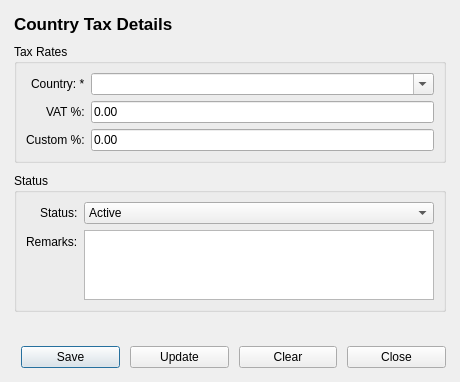
<?xml version="1.0" encoding="UTF-8"?>
<ui version="4.0">
 <class>CountryTaxFormDialog</class>
 <widget class="QDialog" name="CountryTaxFormDialog">
  <property name="geometry">
   <rect>
    <x>0</x>
    <y>0</y>
    <width>460</width>
    <height>360</height>
   </rect>
  </property>
  <property name="windowTitle">
   <string>Country Tax</string>
  </property>
  <property name="modal">
   <bool>true</bool>
  </property>
  <layout class="QVBoxLayout" name="verticalLayoutRoot">
   <property name="spacing">
    <number>10</number>
   </property>
   <property name="leftMargin">
    <number>14</number>
   </property>
   <property name="topMargin">
    <number>14</number>
   </property>
   <property name="rightMargin">
    <number>14</number>
   </property>
   <property name="bottomMargin">
    <number>14</number>
   </property>
   <item>
    <widget class="QLabel" name="lblFormTitle">
     <property name="font">
      <font>
       <pointsize>13</pointsize>
       <bold>true</bold>
      </font>
     </property>
     <property name="text">
      <string>Country Tax Details</string>
     </property>
    </widget>
   </item>
   <item>
    <widget class="QGroupBox" name="grpBasicInfo">
     <property name="title">
      <string>Tax Rates</string>
     </property>
     <layout class="QFormLayout" name="formLayoutBasic">
      <property name="labelAlignment">
       <set>Qt::AlignRight|Qt::AlignVCenter</set>
      </property>
      <item row="0" column="0">
       <widget class="QLabel" name="lblCountry">
        <property name="text">
         <string>Country: *</string>
        </property>
        <property name="buddy">
         <cstring>cmbCountry</cstring>
        </property>
       </widget>
      </item>
      <item row="0" column="1">
       <widget class="QComboBox" name="cmbCountry">
        <property name="editable">
         <bool>true</bool>
        </property>
        <property name="toolTip">
         <string>Mandatory. Populated from Manufacturer countries -- you can also type a new country not yet used by any Manufacturer. Must be unique.</string>
        </property>
       </widget>
      </item>
      <item row="1" column="0">
       <widget class="QLabel" name="lblVatPercent">
        <property name="text">
         <string>VAT %:</string>
        </property>
        <property name="buddy">
         <cstring>txtVatPercent</cstring>
        </property>
       </widget>
      </item>
      <item row="1" column="1">
       <widget class="QLineEdit" name="txtVatPercent">
        <property name="text">
         <string>0.00</string>
        </property>
       </widget>
      </item>
      <item row="2" column="0">
       <widget class="QLabel" name="lblCustomPercent">
        <property name="text">
         <string>Custom %:</string>
        </property>
        <property name="buddy">
         <cstring>txtCustomPercent</cstring>
        </property>
       </widget>
      </item>
      <item row="2" column="1">
       <widget class="QLineEdit" name="txtCustomPercent">
        <property name="text">
         <string>0.00</string>
        </property>
       </widget>
      </item>
     </layout>
    </widget>
   </item>
   <item>
    <widget class="QGroupBox" name="grpStatus">
     <property name="title">
      <string>Status</string>
     </property>
     <layout class="QFormLayout" name="formLayoutStatus">
      <property name="labelAlignment">
       <set>Qt::AlignRight|Qt::AlignVCenter</set>
      </property>
      <item row="0" column="0">
       <widget class="QLabel" name="lblStatus">
        <property name="text">
         <string>Status:</string>
        </property>
        <property name="buddy">
         <cstring>cmbStatus</cstring>
        </property>
       </widget>
      </item>
      <item row="0" column="1">
       <widget class="QComboBox" name="cmbStatus">
        <item>
         <property name="text">
          <string>Active</string>
         </property>
        </item>
        <item>
         <property name="text">
          <string>Inactive</string>
         </property>
        </item>
       </widget>
      </item>
      <item row="1" column="0">
       <widget class="QLabel" name="lblRemarks">
        <property name="text">
         <string>Remarks:</string>
        </property>
        <property name="buddy">
         <cstring>txtRemarks</cstring>
        </property>
       </widget>
      </item>
      <item row="1" column="1">
       <widget class="QPlainTextEdit" name="txtRemarks">
        <property name="maximumHeight">
         <number>70</number>
        </property>
       </widget>
      </item>
     </layout>
    </widget>
   </item>
   <item>
    <widget class="QLabel" name="lblValidationMessage">
     <property name="text">
      <string></string>
     </property>
     <property name="styleSheet">
      <string notr="true">color: #c0392b;</string>
     </property>
     <property name="wordWrap">
      <bool>true</bool>
     </property>
    </widget>
   </item>
   <item>
    <layout class="QHBoxLayout" name="horizontalLayoutFormButtons">
     <item>
      <spacer name="horizontalSpacerFormButtons">
       <property name="orientation">
        <enum>Qt::Horizontal</enum>
       </property>
      </spacer>
     </item>
     <item>
      <widget class="QPushButton" name="btnSave">
       <property name="text">
        <string>Save</string>
       </property>
       <property name="toolTip">
        <string>Save this country tax (Ctrl+S)</string>
       </property>
       <property name="default">
        <bool>true</bool>
       </property>
      </widget>
     </item>
     <item>
      <widget class="QPushButton" name="btnUpdate">
       <property name="text">
        <string>Update</string>
       </property>
       <property name="toolTip">
        <string>Save changes to this country tax</string>
       </property>
       <property name="visible">
        <bool>false</bool>
       </property>
      </widget>
     </item>
     <item>
      <widget class="QPushButton" name="btnClear">
       <property name="text">
        <string>Clear</string>
       </property>
       <property name="toolTip">
        <string>Clear the form</string>
       </property>
      </widget>
     </item>
     <item>
      <widget class="QPushButton" name="btnClose">
       <property name="text">
        <string>Close</string>
       </property>
       <property name="toolTip">
        <string>Discard and close (Esc)</string>
       </property>
      </widget>
     </item>
    </layout>
   </item>
  </layout>
 </widget>
 <tabstops>
  <tabstop>cmbCountry</tabstop>
  <tabstop>txtVatPercent</tabstop>
  <tabstop>txtCustomPercent</tabstop>
  <tabstop>cmbStatus</tabstop>
  <tabstop>txtRemarks</tabstop>
  <tabstop>btnSave</tabstop>
  <tabstop>btnClear</tabstop>
  <tabstop>btnClose</tabstop>
 </tabstops>
 <resources/>
 <connections/>
</ui>
